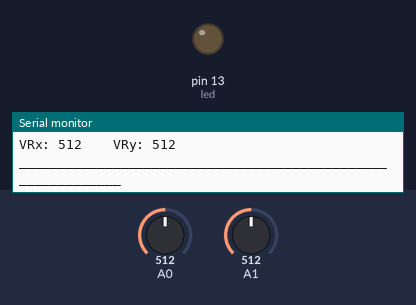
The sketch below on a simulated Arduino Uno, built with avr-gcc and run on an emulated ATmega328P. Parts: output pins drawn as LEDs (lit = HIGH), the last lines printed to the serial monitor. The test bench sets the inputs (shaded band); at power-on: A0 = 512, A1 = 512.

Above: at 1.2 s.
1.3 s: A0 set to 0
At 3.3 s:
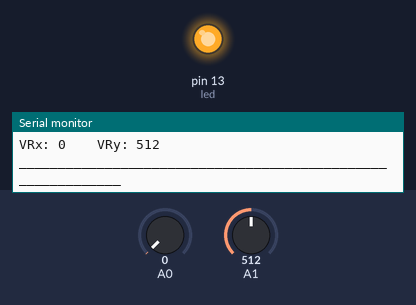
4.0 s: A1 set to 106
7.0 s: A1 set to 95
10.0 s: A0 set to 20
At 11.0 s:
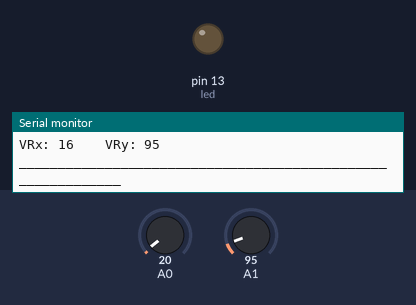
13.0 s: A0 set to 1013
15.4 s: A0 set to 1023
At 18.1 s:
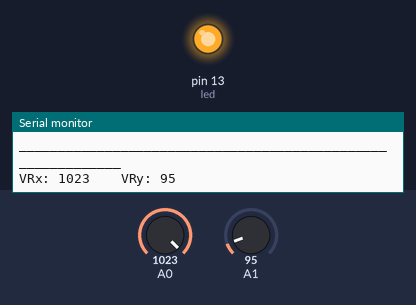
Timing chart, 0 to 19.4 s (numbered marks = the images above; inputs shaded):
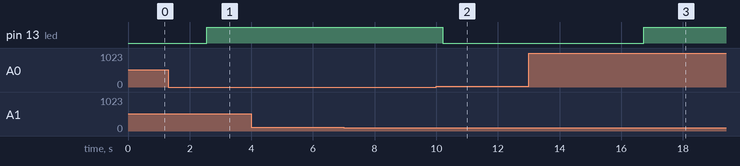

Measured:
- the behaviour switches between 1022 and 1023 on A0 (found by bisection; images 2 and 3)
- after the input at 1.3 s, pin 13 (led): LOW → HIGH after 1.3 s
- after the input at 10.0 s, pin 13 (led): HIGH → LOW after 0.21 s
- after the input at 15.4 s, pin 13 (led): LOW → HIGH after 1.3 s

The sketch:

Joystick_Optimize.ino
```cpp
/*
  Joystick Smoothing

  modified on 21 Jul 2019
  by Saeed Hosseini @ Electropeak
  https://electropeak.com/learn
  This code is based on https://www.arduino.cc/en/Tutorial/Smoothing
*/

const int X = 0;
const int Y = 1;

const int MaxReadings = 10;

int Xreadings[MaxReadings];
int XreadIndex = 0;
int Xtotal = 0;
int X_Pos = 0;

int Yreadings[MaxReadings];
int YreadIndex = 0;
int Ytotal = 0;
int Y_Pos = 0;

int led = 13;

void Smoother(int x_pin, int y_pin)
{
  Xtotal = Xtotal - Xreadings[XreadIndex];
  Ytotal = Ytotal - Yreadings[YreadIndex];
  delay(1);
  Xreadings[XreadIndex] = analogRead(x_pin);
  Yreadings[YreadIndex] = analogRead(y_pin);
  delay(1);
  Xtotal = Xtotal + Xreadings[XreadIndex];
  Ytotal = Ytotal + Yreadings[YreadIndex];
  delay(1);
  XreadIndex = XreadIndex + 1;
  YreadIndex = YreadIndex + 1;
  if (XreadIndex >= MaxReadings) XreadIndex = 0;
  if (YreadIndex >= MaxReadings) YreadIndex = 0;
  delay(1);
  X_Pos = Xtotal / MaxReadings;
  Y_Pos = Ytotal / MaxReadings;

}
void setup() {
  Serial.begin(9600);
  for (int i = 0; i < MaxReadings; i++) {
    Xreadings[i] = 0;
    Yreadings[i] = 0;
  }
  pinMode(led, OUTPUT);
}
void loop() {
  Smoother(X,Y);
  Serial.print("VRx: ");
  Serial.print(X_Pos);
  Serial.print("\t\t");
  Serial.print("VRy: ");
  Serial.println(Y_Pos);
  Serial.println("____________________________________________________________");
  delay(100);

  if (X_Pos == 0 || X_Pos == 1023) {
    digitalWrite(led, HIGH);
  }
  else if (Y_Pos == 0 || Y_Pos == 1023) {
    digitalWrite(led, HIGH);
  }
  else {
    digitalWrite(led, LOW);
  }
}
```
